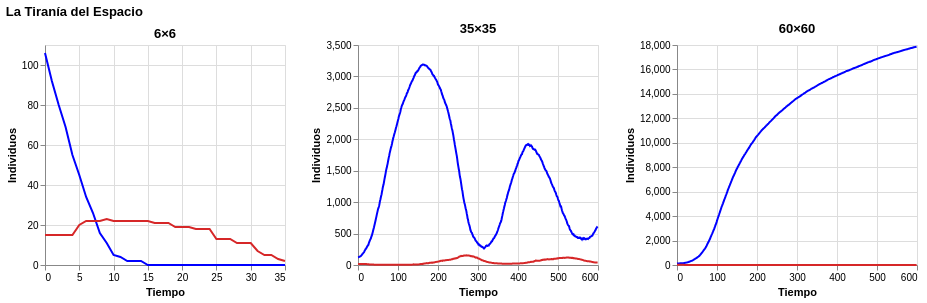

Vega-Lite specification stored for this chart:
### Vega-Lite specification from a JSON file in a GitHub repository (floating-point values rounded to 4 significant figures; data arrays with more than 128 entries replaced by an {"elided": "..."} marker saying what was removed)
{"config": {"view": {"continuousWidth": 300, "continuousHeight": 300}}, "hconcat": [{"data": {"name": "data-623caae9bc2871afe07ac66775031e3b"}, "mark": {"type": "line", "strokeWidth": 2}, "encoding": {"color": {"field": "Especie", "legend": null, "scale": {"domain": ["Prey", "Predator"], "range": ["blue", "#d62728"]}, "type": "nominal"}, "x": {"field": "Tiempo", "title": "Tiempo", "type": "quantitative"}, "y": {"field": "Población", "title": "Individuos", "type": "quantitative"}}, "height": 220, "title": "6×6", "width": 240}, {"data": {"name": "data-0d01bc1b6fd8847be1ac7f43d3a32573"}, "mark": {"type": "line", "strokeWidth": 2}, "encoding": {"color": {"field": "Especie", "legend": null, "scale": {"domain": ["Prey", "Predator"], "range": ["blue", "#d62728"]}, "type": "nominal"}, "x": {"field": "Tiempo", "title": "Tiempo", "type": "quantitative"}, "y": {"field": "Población", "title": "Individuos", "type": "quantitative"}}, "height": 220, "title": "35×35", "width": 240}, {"data": {"name": "data-43769f6b30821a733e72a14fbe572d14"}, "mark": {"type": "line", "strokeWidth": 2}, "encoding": {"color": {"field": "Especie", "legend": null, "scale": {"domain": ["Prey", "Predator"], "range": ["blue", "#d62728"]}, "type": "nominal"}, "x": {"field": "Tiempo", "title": "Tiempo", "type": "quantitative"}, "y": {"field": "Población", "title": "Individuos", "type": "quantitative"}}, "height": 220, "title": "60×60", "width": 240}], "resolve": {"scale": {"y": "independent"}}, "title": "La Tiranía del Espacio", "$schema": "https://vega.github.io/schema/vega-lite/v6.1.0.json", "datasets": {"data-623caae9bc2871afe07ac66775031e3b": [{"Tiempo": 0, "Especie": "Prey", "Población": 106}, {"Tiempo": 1, "Especie": "Prey", "Población": 92}, {"Tiempo": 2, "Especie": "Prey", "Población": 80}, {"Tiempo": 3, "Especie": "Prey", "Población": 69}, {"Tiempo": 4, "Especie": "Prey", "Población": 55}, {"Tiempo": 5, "Especie": "Prey", "Población": 45}, {"Tiempo": 6, "Especie": "Prey", "Población": 34}, {"Tiempo": 7, "Especie": "Prey", "Población": 26}, {"Tiempo": 8, "Especie": "Prey", "Población": 16}, {"Tiempo": 9, "Especie": "Prey", "Población": 11}, {"Tiempo": 10, "Especie": "Prey", "Población": 5}, {"Tiempo": 11, "Especie": "Prey", "Población": 4}, {"Tiempo": 12, "Especie": "Prey", "Población": 2}, {"Tiempo": 13, "Especie": "Prey", "Población": 2}, {"Tiempo": 14, "Especie": "Prey", "Población": 2}, {"Tiempo": 15, "Especie": "Prey", "Población": 0}, {"Tiempo": 16, "Especie": "Prey", "Población": 0}, {"Tiempo": 17, "Especie": "Prey", "Población": 0}, {"Tiempo": 18, "Especie": "Prey", "Población": 0}, {"Tiempo": 19, "Especie": "Prey", "Población": 0}, {"Tiempo": 20, "Especie": "Prey", "Población": 0}, {"Tiempo": 21, "Especie": "Prey", "Población": 0}, {"Tiempo": 22, "Especie": "Prey", "Población": 0}, {"Tiempo": 23, "Especie": "Prey", "Población": 0}, {"Tiempo": 24, "Especie": "Prey", "Población": 0}, {"Tiempo": 25, "Especie": "Prey", "Población": 0}, {"Tiempo": 26, "Especie": "Prey", "Población": 0}, {"Tiempo": 27, "Especie": "Prey", "Población": 0}, {"Tiempo": 28, "Especie": "Prey", "Población": 0}, {"Tiempo": 29, "Especie": "Prey", "Población": 0}, {"Tiempo": 30, "Especie": "Prey", "Población": 0}, {"Tiempo": 31, "Especie": "Prey", "Población": 0}, {"Tiempo": 32, "Especie": "Prey", "Población": 0}, {"Tiempo": 33, "Especie": "Prey", "Población": 0}, {"Tiempo": 34, "Especie": "Prey", "Población": 0}, {"Tiempo": 35, "Especie": "Prey", "Población": 0}, {"Tiempo": 0, "Especie": "Predator", "Población": 15}, {"Tiempo": 1, "Especie": "Predator", "Población": 15}, {"Tiempo": 2, "Especie": "Predator", "Población": 15}, {"Tiempo": 3, "Especie": "Predator", "Población": 15}, {"Tiempo": 4, "Especie": "Predator", "Población": 15}, {"Tiempo": 5, "Especie": "Predator", "Población": 20}, {"Tiempo": 6, "Especie": "Predator", "Población": 22}, {"Tiempo": 7, "Especie": "Predator", "Población": 22}, {"Tiempo": 8, "Especie": "Predator", "Población": 22}, {"Tiempo": 9, "Especie": "Predator", "Población": 23}, {"Tiempo": 10, "Especie": "Predator", "Población": 22}, {"Tiempo": 11, "Especie": "Predator", "Población": 22}, {"Tiempo": 12, "Especie": "Predator", "Población": 22}, {"Tiempo": 13, "Especie": "Predator", "Población": 22}, {"Tiempo": 14, "Especie": "Predator", "Población": 22}, {"Tiempo": 15, "Especie": "Predator", "Población": 22}, {"Tiempo": 16, "Especie": "Predator", "Población": 21}, {"Tiempo": 17, "Especie": "Predator", "Población": 21}, {"Tiempo": 18, "Especie": "Predator", "Población": 21}, {"Tiempo": 19, "Especie": "Predator", "Población": 19}, {"Tiempo": 20, "Especie": "Predator", "Población": 19}, {"Tiempo": 21, "Especie": "Predator", "Población": 19}, {"Tiempo": 22, "Especie": "Predator", "Población": 18}, {"Tiempo": 23, "Especie": "Predator", "Población": 18}, {"Tiempo": 24, "Especie": "Predator", "Población": 18}, {"Tiempo": 25, "Especie": "Predator", "Población": 13}, {"Tiempo": 26, "Especie": "Predator", "Población": 13}, {"Tiempo": 27, "Especie": "Predator", "Población": 13}, {"Tiempo": 28, "Especie": "Predator", "Población": 11}, {"Tiempo": 29, "Especie": "Predator", "Población": 11}, {"Tiempo": 30, "Especie": "Predator", "Población": 11}, {"Tiempo": 31, "Especie": "Predator", "Población": 7}, {"Tiempo": 32, "Especie": "Predator", "Población": 5}, {"Tiempo": 33, "Especie": "Predator", "Población": 5}, {"Tiempo": 34, "Especie": "Predator", "Población": 3}, {"Tiempo": 35, "Especie": "Predator", "Población": 2}], "data-0d01bc1b6fd8847be1ac7f43d3a32573": {"elided": "1200 records"}, "data-43769f6b30821a733e72a14fbe572d14": {"elided": "1200 records"}}}
